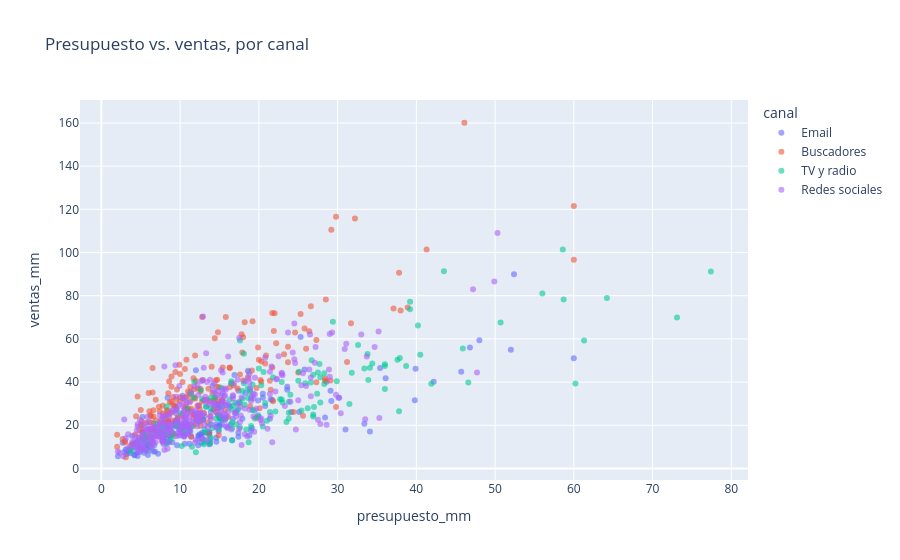

The notebook cell this image was saved under:
### Markdown cell above
El perfil mira cada variable por separado. Para ver cómo **se combinan** el presupuesto y el canal,
hacemos un gráfico interactivo.

### Code cell
px.scatter(campanas, x='presupuesto_mm', y='ventas_mm', color='canal', opacity=0.6,
           title='Presupuesto vs. ventas, por canal')

### Figure 1 — Plotly figure (JSON) as saved in the notebook; plotly's stock layout.template omitted (floating-point values rounded to 4 significant figures; data arrays with more than 128 entries replaced by an {"elided": "..."} marker saying what was removed)
{"data": [{"hovertemplate": "canal=Email<br>presupuesto_mm=%{x}<br>ventas_mm=%{y}<extra></extra>", "legendgroup": "Email", "marker": {"color": "#636efa", "opacity": 0.6, "symbol": "circle"}, "mode": "markers", "name": "Email", "orientation": "v", "showlegend": true, "type": "scatter", "x": {"elided": "185 float values"}, "xaxis": "x", "y": {"elided": "185 float values"}, "yaxis": "y"}, {"hovertemplate": "canal=Buscadores<br>presupuesto_mm=%{x}<br>ventas_mm=%{y}<extra></extra>", "legendgroup": "Buscadores", "marker": {"color": "#EF553B", "opacity": 0.6, "symbol": "circle"}, "mode": "markers", "name": "Buscadores", "orientation": "v", "showlegend": true, "type": "scatter", "x": {"elided": "219 float values"}, "xaxis": "x", "y": {"elided": "219 float values"}, "yaxis": "y"}, {"hovertemplate": "canal=TV y radio<br>presupuesto_mm=%{x}<br>ventas_mm=%{y}<extra></extra>", "legendgroup": "TV y radio", "marker": {"color": "#00cc96", "opacity": 0.6, "symbol": "circle"}, "mode": "markers", "name": "TV y radio", "orientation": "v", "showlegend": true, "type": "scatter", "x": {"elided": "174 float values"}, "xaxis": "x", "y": {"elided": "174 float values"}, "yaxis": "y"}, {"hovertemplate": "canal=Redes sociales<br>presupuesto_mm=%{x}<br>ventas_mm=%{y}<extra></extra>", "legendgroup": "Redes sociales", "marker": {"color": "#ab63fa", "opacity": 0.6, "symbol": "circle"}, "mode": "markers", "name": "Redes sociales", "orientation": "v", "showlegend": true, "type": "scatter", "x": {"elided": "322 float values"}, "xaxis": "x", "y": {"elided": "322 float values"}, "yaxis": "y"}], "layout": {"legend": {"title": {"text": "canal"}, "tracegroupgap": 0}, "title": {"text": "Presupuesto vs. ventas, por canal"}, "xaxis": {"anchor": "y", "domain": [0.0, 1.0], "title": {"text": "presupuesto_mm"}}, "yaxis": {"anchor": "x", "domain": [0.0, 1.0], "title": {"text": "ventas_mm"}}}}
